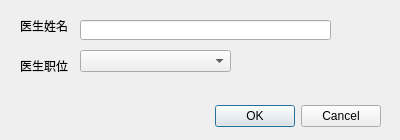
<?xml version="1.0" encoding="UTF-8"?>
<ui version="4.0">
 <class>AddDoctorDialog</class>
 <widget class="QDialog" name="AddDoctorDialog">
  <property name="geometry">
   <rect>
    <x>0</x>
    <y>0</y>
    <width>400</width>
    <height>140</height>
   </rect>
  </property>
  <property name="windowTitle">
   <string>Dialog</string>
  </property>
  <widget class="QDialogButtonBox" name="buttonBox">
   <property name="geometry">
    <rect>
     <x>40</x>
     <y>100</y>
     <width>341</width>
     <height>32</height>
    </rect>
   </property>
   <property name="orientation">
    <enum>Qt::Horizontal</enum>
   </property>
   <property name="standardButtons">
    <set>QDialogButtonBox::Cancel|QDialogButtonBox::Ok</set>
   </property>
  </widget>
  <widget class="QLabel" name="label">
   <property name="geometry">
    <rect>
     <x>20</x>
     <y>20</y>
     <width>54</width>
     <height>12</height>
    </rect>
   </property>
   <property name="text">
    <string>医生姓名</string>
   </property>
  </widget>
  <widget class="QLineEdit" name="lineEdit_name">
   <property name="geometry">
    <rect>
     <x>80</x>
     <y>20</y>
     <width>251</width>
     <height>20</height>
    </rect>
   </property>
  </widget>
  <widget class="QLabel" name="label_2">
   <property name="geometry">
    <rect>
     <x>20</x>
     <y>60</y>
     <width>54</width>
     <height>12</height>
    </rect>
   </property>
   <property name="text">
    <string>医生职位</string>
   </property>
  </widget>
  <widget class="QComboBox" name="comboBox_position">
   <property name="geometry">
    <rect>
     <x>80</x>
     <y>50</y>
     <width>151</width>
     <height>22</height>
    </rect>
   </property>
  </widget>
 </widget>
 <resources/>
 <connections>
  <connection>
   <sender>buttonBox</sender>
   <signal>accepted()</signal>
   <receiver>AddDoctorDialog</receiver>
   <slot>accept()</slot>
   <hints>
    <hint type="sourcelabel">
     <x>248</x>
     <y>254</y>
    </hint>
    <hint type="destinationlabel">
     <x>157</x>
     <y>274</y>
    </hint>
   </hints>
  </connection>
  <connection>
   <sender>buttonBox</sender>
   <signal>rejected()</signal>
   <receiver>AddDoctorDialog</receiver>
   <slot>reject()</slot>
   <hints>
    <hint type="sourcelabel">
     <x>316</x>
     <y>260</y>
    </hint>
    <hint type="destinationlabel">
     <x>286</x>
     <y>274</y>
    </hint>
   </hints>
  </connection>
 </connections>
</ui>
